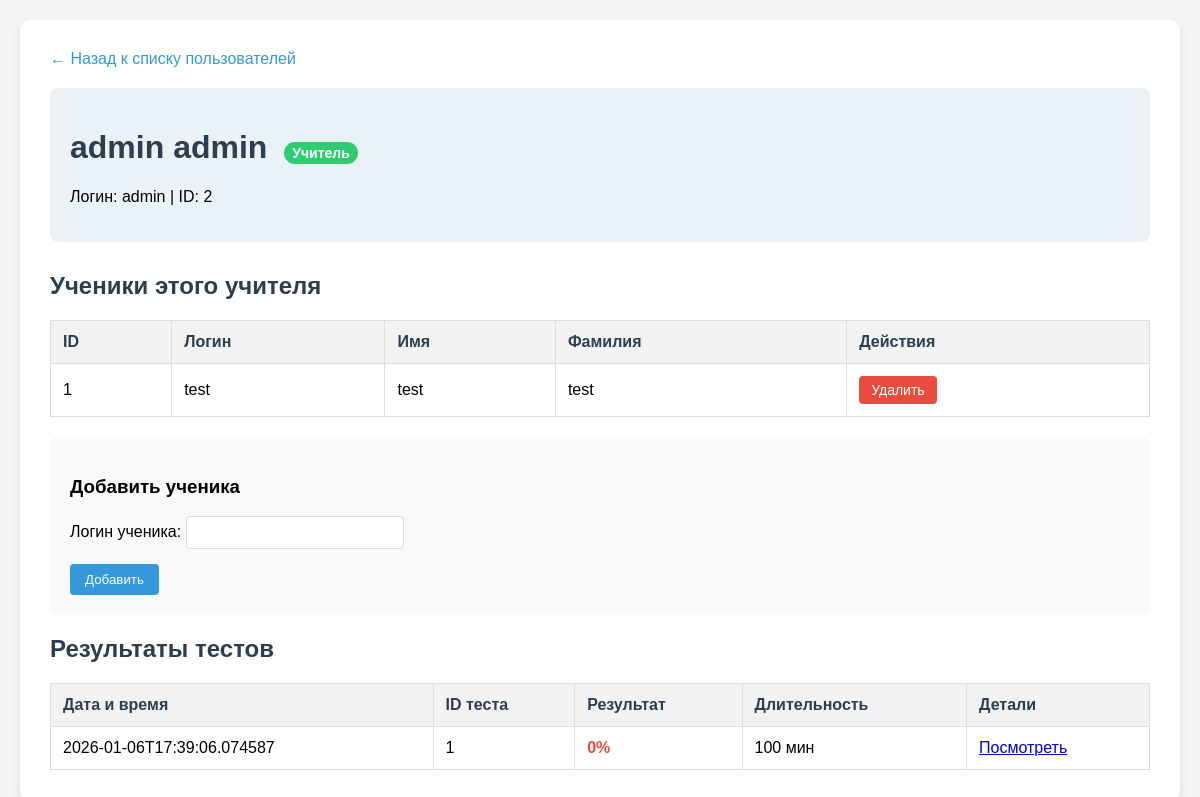
/admin/view-user/2 (signed in), run on an earlier commit of the app's database.
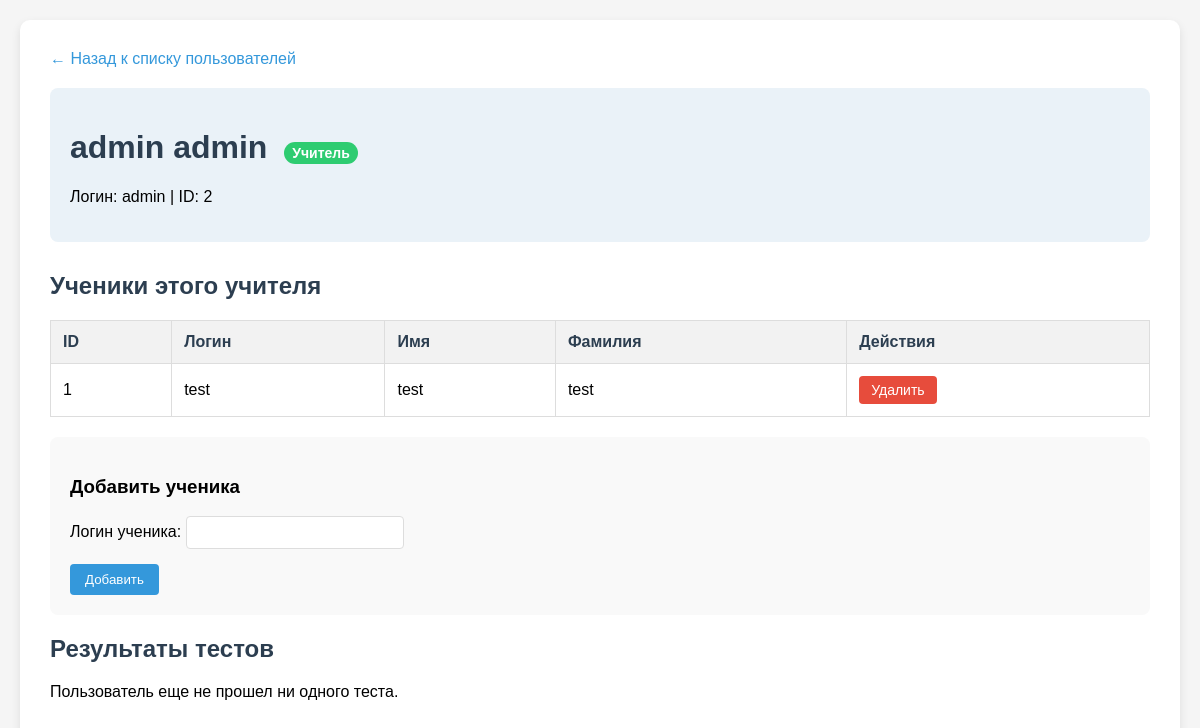
And on a later commit of the database.
### tables this page shows
CREATE TABLE users (id INTEGER PRIMARY KEY AUTOINCREMENT, username TEXT UNIQUE NOT NULL, name TEXT, surname TEXT, password TEXT NOT NULL);

CREATE TABLE attempts (id INTEGER PRIMARY KEY AUTOINCREMENT, test_id INTEGER NOT NULL, user_id INTEGER NOT NULL, score INTEGER NOT NULL, answers TEXT NOT NULL, timestamp TEXT NOT NULL, time INTEGER);

CREATE TABLE tests (id INTEGER PRIMARY KEY AUTOINCREMENT, time INTEGER NOT NULL, attempts INTEGER NOT NULL, tasks_id TEXT NOT NULL, access_code TEXT, test_name TEXT);

### app.py (the view)
@app.route('/admin/view-user/<int:user_id>')
def admin_view_user(user_id):
    if not is_admin():
        flash('Доступ запрещен', 'error')
        return redirect(url_for('home'))
    conn = sqlite3.connect(DB_PATH)
    cursor = conn.cursor()
    cursor.execute("SELECT id, username, name, surname FROM users WHERE id = ?", (user_id,))
    user = cursor.fetchone()
    if not user:
        flash('Пользователь не найден', 'error')
        return redirect(url_for('admin_panel'))
    user_info = {'id': user[0], 'username': user[1], 'name': user[2], 'surname': user[3], 'is_teacher': is_user_teacher(user_id)}
    students = []
    if user_info['is_teacher']:
        cursor.execute("SELECT u.id, u.username, u.name, u.surname FROM teacher_students ts JOIN users u ON ts.student_id = u.id WHERE ts.teacher_id = ?", (user_id,))
        students = [{'id': row[0], 'username': row[1], 'name': row[2], 'surname': row[3]} for row in cursor.fetchall()]
    cursor.execute("SELECT a.id, a.test_id, a.score, a.timestamp, t.time FROM attempts a JOIN tests t ON a.test_id = t.id WHERE a.user_id = ? ORDER BY a.timestamp DESC", (user_id,))
    attempts = [{'id': row[0], 'test_id': row[1], 'score': row[2], 'timestamp': row[3], 'time': row[4]} for row in cursor.fetchall()]
    conn.close()
    return render_template('admin_user_view.html', user_info=user_info, students=students, attempts=attempts, current_user=session.get('user_info'))

### app.py (called while the page is built)
def is_admin():
    return 'user_info' in session and session['user_info'].get('username') == 'admin'

def is_user_teacher(user_id):
    conn = sqlite3.connect(DB_PATH)
    cursor = conn.cursor()
    cursor.execute("SELECT 1 FROM teachers WHERE user_id = ?", (user_id,))
    result = cursor.fetchone() is not None
    conn.close()
    return result

### templates/admin_user_view.html (shortened to what this page needs)
<!DOCTYPE html>
<html lang="ru">
<head>
</head>
<body>
    <div class="container">
        <a href="{{ url_for('admin_panel') }}" class="back-link">← Назад к списку пользователей</a>
        <div class="user-header">
            <h1>
                {{ user_info.name }} {{ user_info.surname }}
                {% if user_info.is_teacher %}
                <span class="teacher-badge">Учитель</span>
                {% endif %}
            </h1>
            <p>Логин: {{ user_info.username }} | ID: {{ user_info.id }}</p>
        </div>
        {% if user_info.is_teacher %}
        <h2>Ученики этого учителя</h2>
        {% if students %}
        <table>
            <thead>
                <tr>
                    <th>ID</th>
                    <th>Логин</th>
                    <th>Имя</th>
                    <th>Фамилия</th>
                    <th>Действия</th>
                </tr>
            </thead>
            <tbody>
                {% for student in students %}
                <tr>
                    <td>{{ student.id }}</td>
                    <td>{{ student.username }}</td>
                    <td>{{ student.name }}</td>
                    <td>{{ student.surname }}</td>
                    <td>
                        <form method="POST" action="{{ url_for('admin_remove_student') }}" style="display: inline;">
                            <button type="submit" class="btn btn-danger">Удалить</button>
                        </form>
                    </td>
                </tr>
                {% endfor %}
            </tbody>
        </table>
        {% else %}
        <p>У этого учителя пока нет учеников.</p>
        {% endif %}
        <div class="add-student-form">
            <h3>Добавить ученика</h3>
            <form method="POST" action="{{ url_for('admin_add_student') }}">
                <div class="form-group">
                    <label for="student_username">Логин ученика:</label>
                    <input type="text" id="student_username" name="student_username" class="form-control" required>
                </div>
                <button type="submit" class="submit-btn">Добавить</button>
            </form>
        </div>
        {% endif %}
        <h2>Результаты тестов</h2>
        {% if attempts %}
        <table>
            <thead>
                <tr>
                    <th>Дата и время</th>
                    <th>ID теста</th>
                    <th>Результат</th>
                    <th>Длительность</th>
                    <th>Детали</th>
                </tr>
            </thead>
            <tbody>
                {% for attempt in attempts %}
                <tr>
                    <td>{{ attempt.timestamp }}</td>
                    <td>{{ attempt.test_id }}</td>
                    <td class="result-cell
                        {% if attempt.score >= 80 %}result-good
                        {% elif attempt.score >= 50 %}result-medium
                        {% else %}result-bad
                        {% endif %}">
                        {{ attempt.score }}%
                    </td>
                    <td>{{ attempt.time }} мин</td>
                    <td>
                        <a href="{{ url_for('test_result', attempt_id=attempt.id) }}">
                            Посмотреть
                        </a>
                    </td>
                </tr>
                {% endfor %}
            </tbody>
        </table>
        {% else %}
        <p>Пользователь еще не прошел ни одного теста.</p>
        {% endif %}
    </div>
</body>
</html>

What changed in the data, as far as the page shows it:
removed attempts: timestamp "2026-01-06T17:39:06.074587", test_id "1", score "0", time "100"
Also different on the page:
text no longer shown: "Дата и время ID теста Результат Длительность Детали"
text now shown: "Пользователь еще не прошел ни одного теста."
